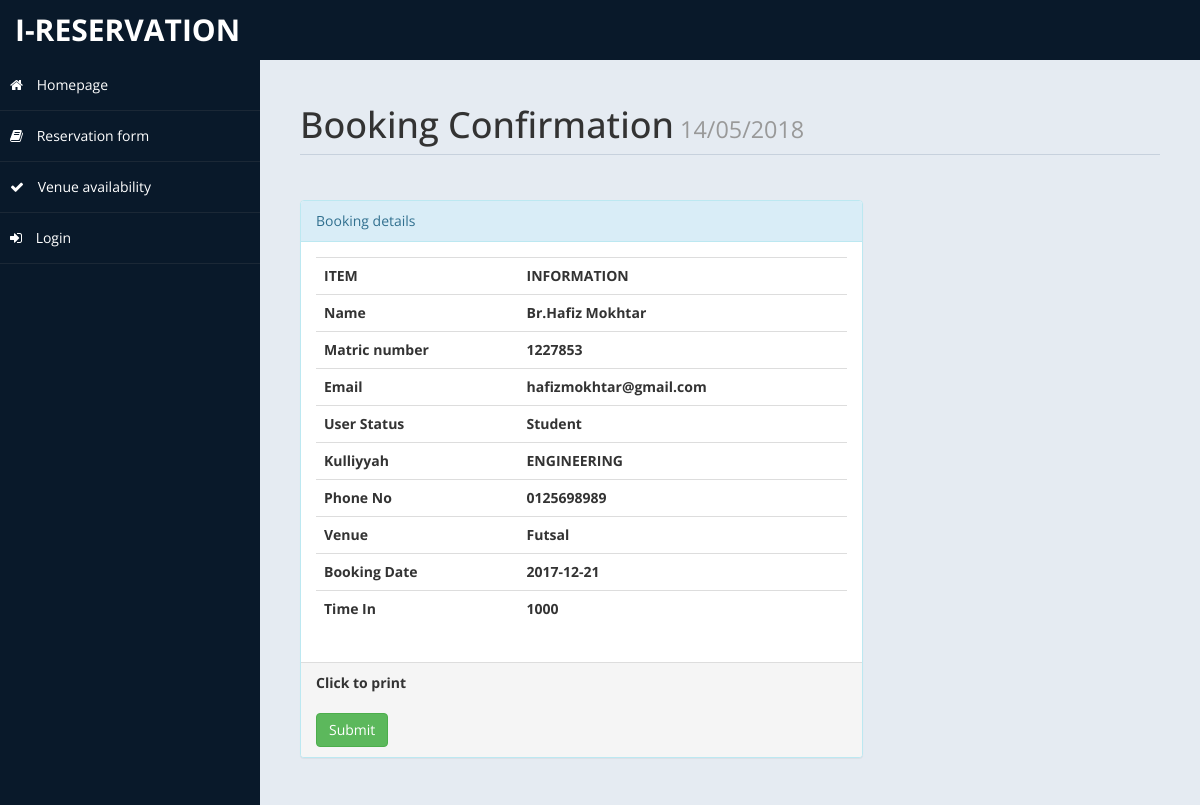
Screenshot of /admin/userdetails.php?rid=154 with the database file from the repository.
### tables this page shows
CREATE TABLE `venuebook` (
  `id` int(10) UNSIGNED NOT NULL,
  `Title` varchar(5) DEFAULT NULL,
  `FName` text,
  `Matric` text,
  `Email` varchar(50) DEFAULT NULL,
  `Userstatus` varchar(30) DEFAULT NULL,
  `Kulliyyah` varchar(30) DEFAULT NULL,
  `Phone` text,
  `Venue` varchar(20) DEFAULT NULL,
  `Date` date DEFAULT NULL,
  `stat` varchar(15) DEFAULT NULL,
  `Timein` varchar(30) DEFAULT NULL
);

### admin/userdetails.php (the view, shortened to what this page needs)
<?php
		if(!isset($_GET["rid"]))
		{
			 header("location:index.php");
		}
		else {
				$curdate=date("d/m/Y");
				include ('db.php');
				$id = $_GET['rid'];
				$sql ="Select * from venuebook where id = '$id'";
				$re = mysqli_query($con,$sql);
				while($row=mysqli_fetch_array($re))
				{
					$title = $row['Title'];
					$fname = $row['FName'];
					$matric = $row['Matric'];
					$email = $row['Email'];
					$userstatus = $row['Userstatus'];
					$kulliyyah = $row['Kulliyyah'];
					$Phone = $row['Phone'];
					$venue = $row['Venue'];
					$date = $row['Date'];
					$timein = $row['Timein'];
				}
	}
?>
<!DOCTYPE html>
<html xmlns="http://www.w3.org/1999/xhtml">
<head>
    <link href="assets/css/bootstrap.css" rel="stylesheet" />
    <link href="assets/css/font-awesome.css" rel="stylesheet" />
    <link href="assets/js/morris/morris-0.4.3.min.css" rel="stylesheet" />
    <link href="assets/css/custom-styles.css" rel="stylesheet" />
</head>
<body>
    <div id="wrapper">
        <nav class="navbar navbar-default top-navbar" role="navigation">
            <div class="navbar-header">
                <a class="navbar-brand" href="../index.html"> <?php echo "i-RESERVATION"; ?> </a>
            </div>
        </nav>
        <nav class="navbar-default navbar-side" role="navigation">
            <div class="sidebar-collapse">
                <ul class="nav" id="main-menu">
                    <li>
                        <a  href="../index.html"><i class="fa fa-home"></i> Homepage</a>
                    </li>
           <li>
                        <a  href="reservation_v2.php"><i class="fa fa-book"></i> Reservation form</a>
                    </li>
                    <li>
                        <a  href="okok1.php"><i class="fa fa-check"></i> Venue availability</a>
                    </li>
                    <li>
                        <a  href="index.php"><i class="fa fa-sign-in"></i> Login</a>
                    </li>
                    </ul>
            </div>
        </nav>
        <div id="page-wrapper">
            <div id="page-inner">
                <div class="row">
                    <div class="col-md-12">
                        <h1 class="page-header">
                            Booking Confirmation<small>	<?php echo  $curdate; ?> </small>
                        </h1>
                    </div>
					<div class="col-md-8 col-sm-8">
                    <div class="panel panel-info">
                        <div class="panel-heading">
                           Booking details
                        </div>
                        <div class="panel-body">
							<div class="table-responsive">
                                <table class="table">
                                    <tr>
                                            <th>ITEM</th>
                                            <th>INFORMATION</th>
                                        </tr>
                                        <tr>
                                            <th>Name</th>
                                            <th><?php echo $title.$fname; ?> </th>
                                        </tr>
                                          <tr>
                                            <th>Matric number</th>
                                            <th><?php echo $matric; ?> </th>
                                        </tr>
										<tr>
                                            <th>Email</th>
                                            <th><?php echo $email; ?> </th>
                                        </tr>
										<tr>
                                            <th>User Status </th>
                                            <th><?php echo $userstatus; ?></th>
                                        </tr>
										<tr>
                                            <th>Kulliyyah </th>
                                            <th><?php echo $kulliyyah;  ?></th>
                                        </tr>
										<tr>
                                            <th>Phone No </th>
                                            <th><?php echo $Phone; ?></th>
                                        </tr>
										<tr>
                                            <th>Venue </th>
                                            <th><?php echo $venue; ?></th>
                                        </tr>
										<tr>
                                            <th>Booking Date </th>
                                            <th><?php echo $date; ?></th>
                                        </tr>
										<tr>
                                            <th>Time In</th>
                                            <th><?php echo $timein; ?></th>
                                        </tr>
                                </table>
                            </div>
                        </div>
                        <div class="panel-footer">
                            <form method="post">
										<div class="form-group">
														<label>Click to print</label>
										 </div>
							<input type="submit" name="submit" class="btn btn-success">
							</form>
                        </div>
                    </div>
					</div>
                        </div>
                    </div>
					</div>
                </div>
</body>
</html>

### admin/assets/css/custom-styles.css (style rules this page uses)
body { font-family: 'Open Sans', sans-serif; }
#wrapper { width: 100%; background:#09192A; }
#page-wrapper { padding: 15px 15px; min-height: 600px; background:#E5EBF2; }
#page-inner { width:100%; margin:10px 20px 10px 0px; background-color:transparent; padding:10px; min-height:1200px; }
h1, .h1, h2, .h2, h3, .h3 { margin-top: 7px; margin-bottom: -5px; }
.page-header { padding-bottom: 9px; margin: 10px 0 45px; border-bottom: 1px solid #C7D1DD; }
.top-navbar { margin:0px; }
.top-navbar .navbar-brand { color: #fff; width: 260px; text-align: left; height: 60px; font-size: 30px; font-weight: 700; text-transform: uppercase; line-height: 30px; }
.sidebar-collapse , .sidebar-collapse .nav { background:none; }
.sidebar-collapse .nav { padding:0; }
.sidebar-collapse .nav > li > a { color:#fff; background:transparent; text-shadow:none; }
.sidebar-collapse > .nav > li > a { padding:15px 10px; }
.sidebar-collapse > .nav > li { border-bottom: 1px solid rgba(107, 108, 109, 0.19); }
.navbar-side { border:none; background-color: transparent; }
.top-navbar { background:#09192A; border-bottom:none; }
.navbar-default { border:0px solid black; }
.navbar-header { background: #09192A; }
.nav > li > a > i { margin-right:10px; }
@media (min-width:768px) { #page-wrapper { margin: 0 0 0 260px; padding: 15px 30px; min-height: 1200px; } }
@media (min-width:768px) { .navbar-side { z-index: 1; position: absolute; width: 260px; } }
@media (min-width:768px) { .navbar { border-radius: 0px; } }

### rows the page displays
venuebook: Title "Br.", FName "Hafiz Mokhtar", Matric "1227853", Email "hafizmokhtar@gmail.com", Userstatus "Student", Kulliyyah "ENGINEERING", Phone "0125698989", Venue "Futsal", Date "2017-12-21", Timein "1000"
